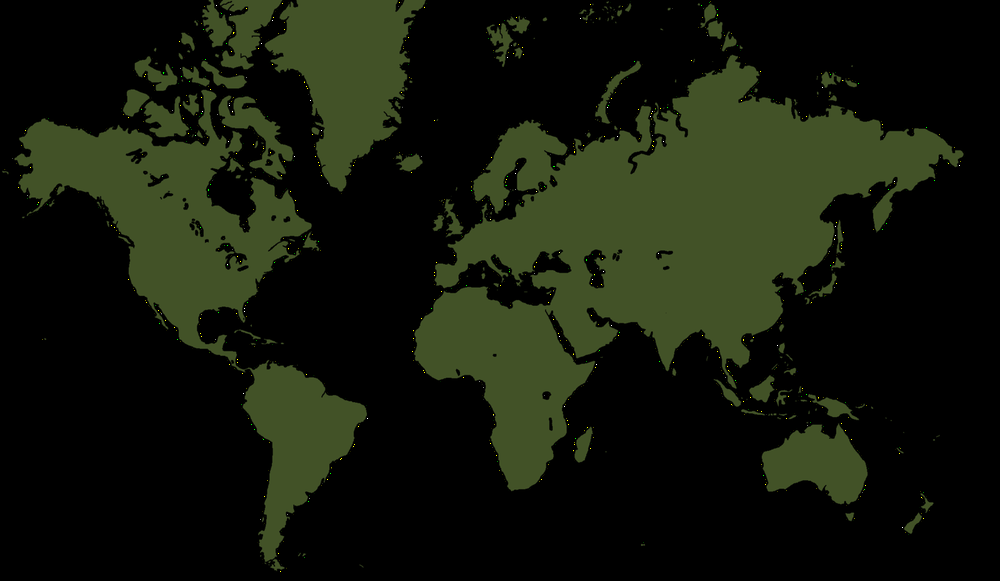
#> input picture WorldMap.png, 1000 x 581 px, shrunk from 1600 x 929 before the run
$ python -i historgramAlphaMap.py   (imports and definitions only)
#> lines starting #> are read from the running program, lines starting #| are printed output that depends on the picture
#> further down, picture is the input picture: shape (581, 1000, 3); mean B, G, R 11.6, 24.5, 19.7
import cv2
import os
import numpy as np  # Import NumPy library

# Function to perform histogram equalization on each channel
def histogram_equalization_channels(image):
    # Split the image into its RGB channels
    b, g, r = cv2.split(image)
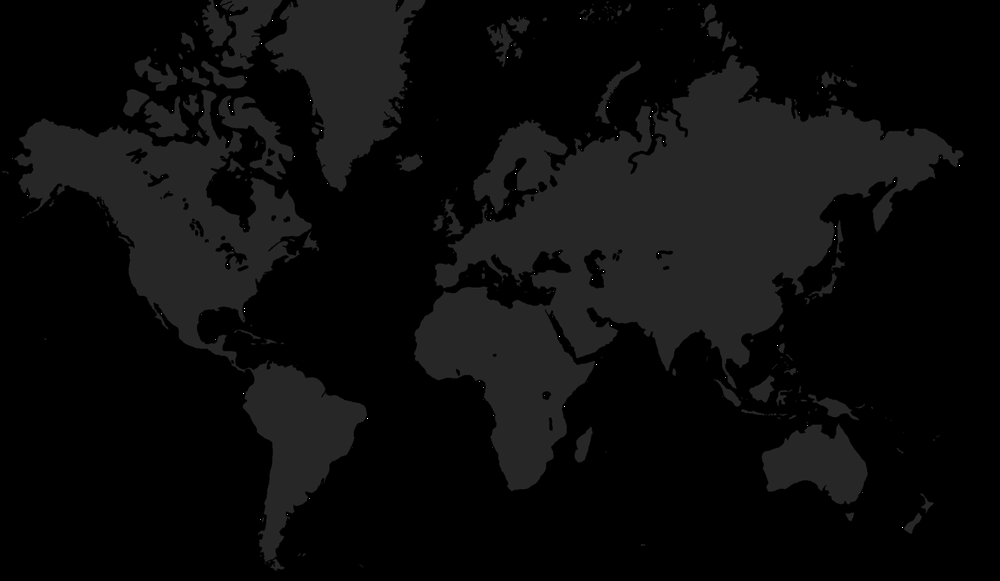
#> b: shape (581, 1000); min 0, max 255, mean 11.6
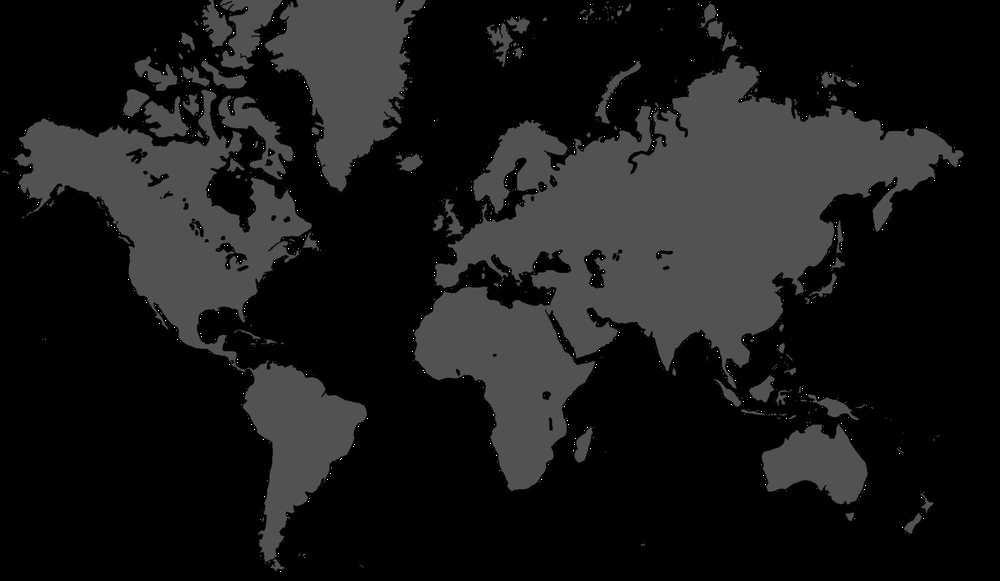
#> g: shape (581, 1000); min 0, max 255, mean 24.5

    # Perform histogram equalization on each channel separately
    b_eq = cv2.equalizeHist(b)
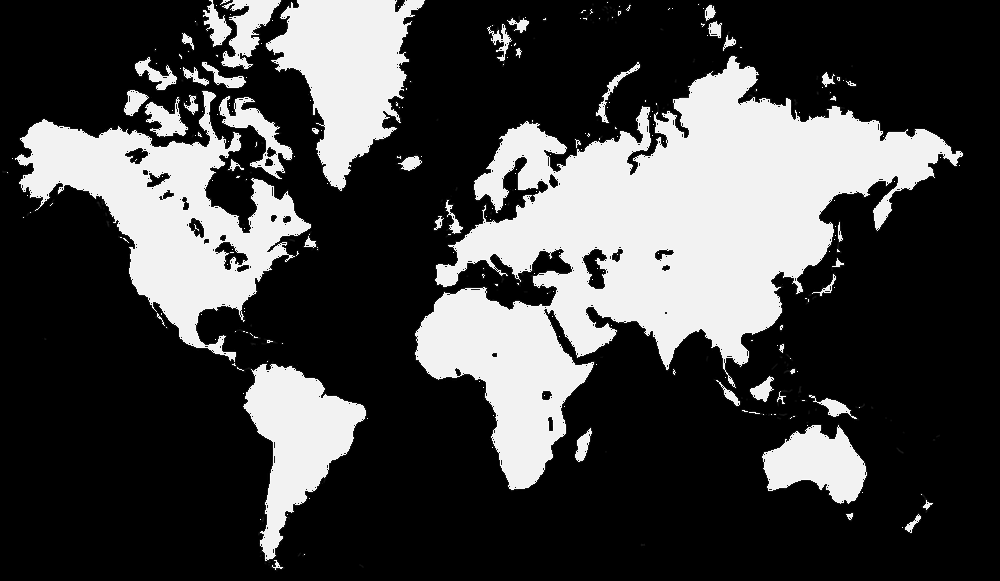
#> b_eq: shape (581, 1000); min 0, max 255, mean 68.1
    g_eq = cv2.equalizeHist(g)
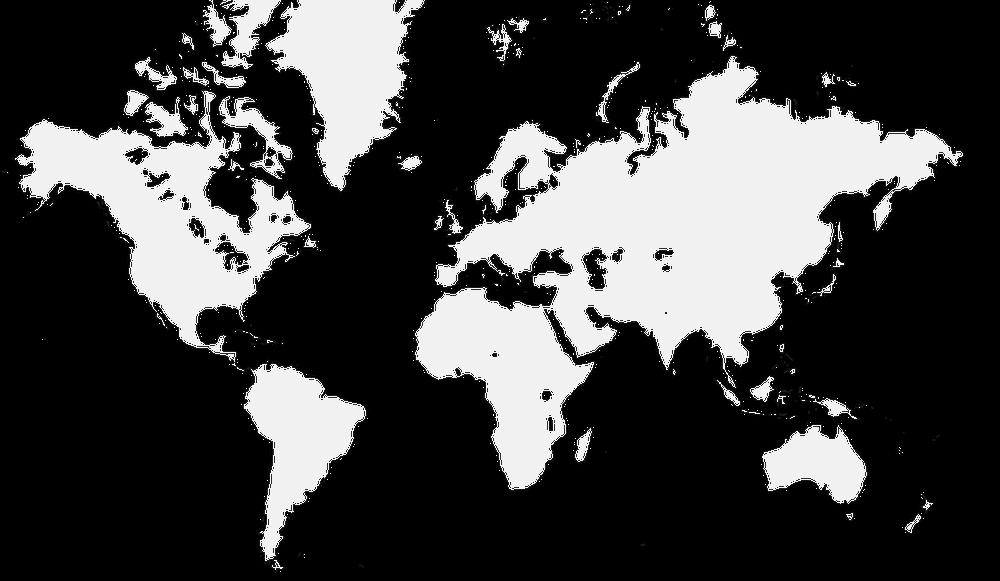
#> g_eq: shape (581, 1000); min 0, max 255, mean 66.7
    r_eq = cv2.equalizeHist(r)

    # Merge the equalized channels back into an image
    equalized_image = cv2.merge((b_eq, g_eq, r_eq))
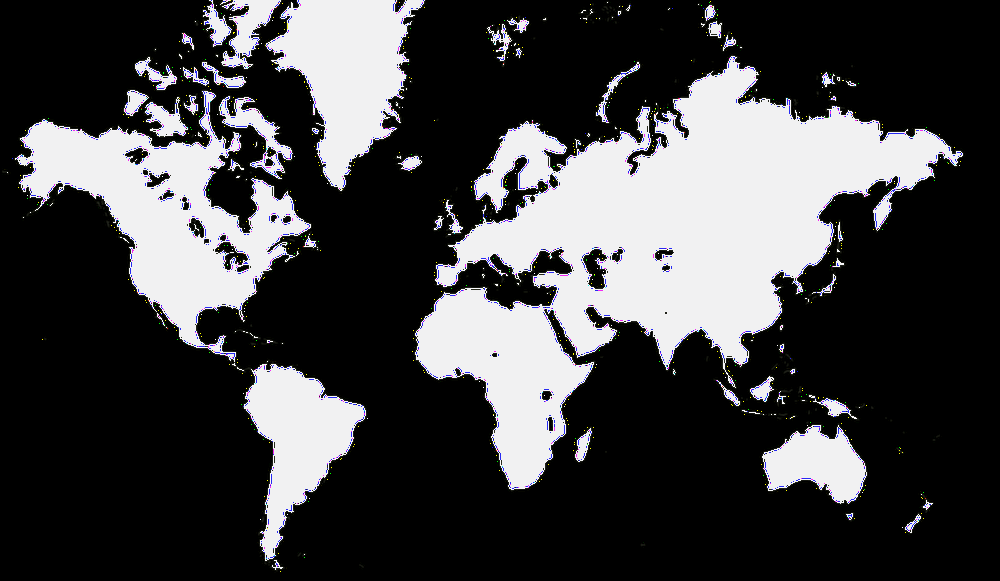
#> equalized_image: shape (581, 1000, 3); mean B, G, R 68.1, 66.7, 66.9

    return equalized_image

# Function to identify the boundary of the difference areas and create an alpha map
def create_alpha_map(image1, image2):
    # Compute the absolute difference between the two images
    difference = cv2.absdiff(image1, image2)

    # Convert the difference image to grayscale
    gray_difference = cv2.cvtColor(difference, cv2.COLOR_BGR2GRAY)

    # Apply thresholding to create a binary image
    _, binary_difference = cv2.threshold(gray_difference, 30, 255, cv2.THRESH_BINARY)

    # Find contours in the binary difference image
    contours, _ = cv2.findContours(binary_difference, cv2.RETR_EXTERNAL, cv2.CHAIN_APPROX_SIMPLE)

    # Create an empty mask
    alpha_map = np.zeros_like(gray_difference)

    # Draw contours on the mask to create the alpha map
    cv2.drawContours(alpha_map, contours, -1, (255), thickness=cv2.FILLED)

    return alpha_map

# Initialize VideoCapture with the camera index (usually 0 for default camera)
# [6 lines not run here, left out]

# Create a directory to save captured frames and differences
save_directory = 'captured_frames'
# [1 line not run here, left out]
diff_directory = 'differences'
# [1 line not run here, left out]

# Set the interval (in seconds) between captures
interval_seconds = 10

# Initialize frame counter
frame_count = 0

# Initialize previous frame
prev_frame = None

# Continuously grab frames from the camera
# [45 lines not run here, left out]

>>> import cv2
>>> picture = cv2.imread('WorldMap.png')
>>> result = histogram_equalization_channels(picture)
